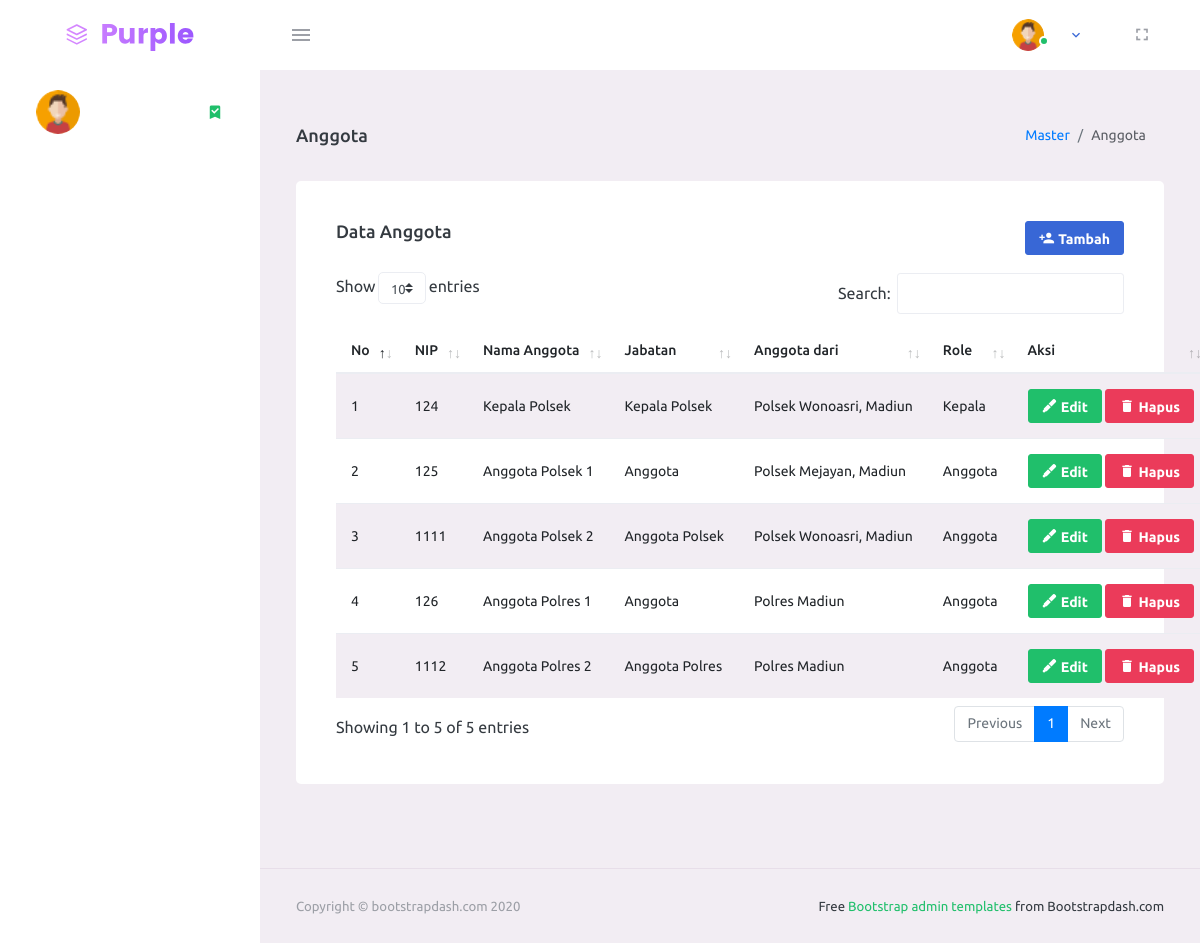
/index.php/anggota, run on the app's committed database.
### tables this page shows
CREATE TABLE `anggota_polsek` (
  `ID_ANGGOTA_POLSEK` int(11) NOT NULL,
  `ID_POLSEK` int(11) NOT NULL,
  `NIP` varchar(20) NOT NULL
);

CREATE TABLE `user` (
  `NIP` varchar(20) NOT NULL,
  `ID_ROLE` int(11) DEFAULT NULL,
  `NAMA` varchar(50) DEFAULT NULL,
  `TEMPAT_LAHIR` varchar(20) DEFAULT NULL,
  `TANGGAL_LAHIR` date DEFAULT NULL,
  `ALAMAT` varchar(100) DEFAULT NULL,
  `TELEPON` varchar(16) DEFAULT NULL,
  `FOTO` varchar(255) DEFAULT NULL,
  `JABATAN` varchar(50) DEFAULT NULL,
  `USERNAME` varchar(20) NOT NULL,
  `PASSWORD` varchar(16) DEFAULT NULL
);

CREATE TABLE `polsek` (
  `ID_POLSEK` int(11) NOT NULL,
  `ID_POLRES` int(11) DEFAULT NULL,
  `NAMA_POLSEK` varchar(100) DEFAULT NULL
);

CREATE TABLE `anggota_polres` (
  `ID_ANGGOTA_POLRES` int(11) NOT NULL,
  `ID_POLRES` int(11) NOT NULL,
  `NIP` varchar(20) NOT NULL
);

CREATE TABLE `polres` (
  `ID_POLRES` int(11) NOT NULL,
  `NAMA_POLRES` varchar(50) DEFAULT NULL
);

### application/controllers/Anggota.php (called while the page is built, shortened)
<?php
class Anggota extends CI_Controller {
    public function __construct(){
        $this->load->model('m_anggota');
    }
    public function index(){
        $data['content']            = 'anggota/all-anggota';
        $data['title']              = 'Anggota';
        $data['anggota_polsek']     = $this->m_anggota->get_all_anggota_polsek();
        $data['anggota_polres']     = $this->m_anggota->get_all_anggota_polres();
        $this->load->view('template/template', $data);
    }
}

### index.php (called while the page is built, shortened)
<?php
require_once BASEPATH.'core/CodeIgniter.php';

### application/models/M_anggota.php (called while the page is built, shortened)
<?php
class M_anggota extends CI_Model {
    public function get_all_anggota_polsek(){
        $this->db->select('*');
        $this->db->from('user');
        $this->db->join('anggota_polsek', 'anggota_polsek.nip = user.nip');
        $this->db->join('polsek', 'polsek.id_polsek = anggota_polsek.id_polsek');
        return $this->db->get()->result();
    }
    public function get_all_anggota_polres(){
        $this->db->select('*');
        $this->db->from('user');
        $this->db->join('anggota_polres', 'anggota_polres.nip = user.nip');
        $this->db->join('polres', 'polres.id_polres = anggota_polres.id_polres');
        return $this->db->get()->result();
    }
}

### application/views/anggota/all-anggota.php (the view, shortened to what this page needs)
<div class="page-header">
    <h3 class="page-title"> <?= $title ?> </h3>
    <nav aria-label="breadcrumb">
    <ol class="breadcrumb">
        <li class="breadcrumb-item"><a href="#">Master</a></li>
        <li class="breadcrumb-item active" aria-current="page">Anggota</li>
    </ol>
    </nav>
</div>
<div class="row">
    <div class="col-lg-12 grid-margin stretch-card">
    <div class="card">
        <div class="card-body">
        <div class="row">
            <div class="col-md-12">
                <div class="float-left">
                    <h4 class="card-title">Data Anggota</h4>
                </div>
                <div class="float-right">
                    <a href="<?= site_url('Anggota/tambah_anggota'); ?>" class="btn btn-sm btn-primary"><i class="mdi mdi-account-plus"></i> Tambah</a>
                </div>
            </div>
        </div><br>
        <table class="table table-striped" id="table">
            <thead>
            <tr>
                <th> No </th>
                <th> NIP </th>
                <th> Nama Anggota </th>
                <th> Jabatan </th>
                <th> Anggota dari </th>
                <th> Role </th>
                <th> Aksi </th>
            </tr>
            </thead>
            <tbody>
            <?php
                $no = 1;
                foreach($anggota_polsek as $d_a_polsek){
                    if($d_a_polsek->ID_ROLE == 1){
                        $role = 'Admin';
                    }else if($d_a_polsek->ID_ROLE == 2){
                        $role = 'Anggota';
                    }else{
                        $role = 'Kepala';
                    }
            ?>
            <tr>
                <td> <?= $no++ ?> </td>
                <td> <?= $d_a_polsek->NIP ?> </td>
                <td> <?= $d_a_polsek->NAMA ?> </td>
                <td> <?= $d_a_polsek->JABATAN ?> </td>
                <td> <?= $d_a_polsek->NAMA_POLSEK ?> </td>
                <td> <?= $role ?> </td>
                <td>
                <a href="<?= site_url('Anggota/edit_anggota/'.$d_a_polsek->NIP); ?>" class="btn btn-sm btn-success"><i class="mdi mdi-grease-pencil"></i> Edit</a>
                <a href="<?= site_url('Anggota/hapus_anggota/'.$d_a_polsek->NIP); ?>"  onclick="return confirm('Apakah anda yakin?')" class="btn btn-sm btn-danger"><i class="mdi mdi-delete"></i> Hapus</a>
                </td>
            </tr>
            <?php }?>
            <?php
                foreach($anggota_polres as $d_a_polsek){
                    if($d_a_polsek->ID_ROLE == 1){
                        $role = 'Admin';
                    }else if($d_a_polsek->ID_ROLE == 2){
                        $role = 'Anggota';
                    }else{
                        $role = 'Kepala';
                    }
            ?>
            <tr>
                <td> <?= $no++ ?> </td>
                <td> <?= $d_a_polsek->NIP ?> </td>
                <td> <?= $d_a_polsek->NAMA ?> </td>
                <td> <?= $d_a_polsek->JABATAN ?> </td>
                <td> <?= $d_a_polsek->NAMA_POLRES ?> </td>
                <td> <?= $role ?> </td>
                <td>
                <a href="<?= site_url('Anggota/edit_anggota/'.$d_a_polsek->NIP); ?>" class="btn btn-sm btn-success"><i class="mdi mdi-grease-pencil"></i> Edit</a>
                <a href="<?= site_url('Anggota/hapus_anggota/'.$d_a_polsek->NIP); ?>"  onclick="return confirm('Apakah anda yakin?')" class="btn btn-sm btn-danger"><i class="mdi mdi-delete"></i> Hapus</a>
                </td>
            </tr>
            <?php }?>
            </tbody>
        </table>
        </div>
    </div>
    </div>
</div>

### data on the page
anggota_polsek: NIP "124", NIP.NAMA "Kepala Polsek", NIP.JABATAN "Kepala Polsek", ID_POLSEK.NAMA_POLSEK "Polsek Wonoasri, Madiun", NIP.ID_ROLE "Kepala"
anggota_polsek: NIP "125", NIP.NAMA "Anggota Polsek 1", NIP.JABATAN "Anggota", ID_POLSEK.NAMA_POLSEK "Polsek Mejayan, Madiun", NIP.ID_ROLE "Anggota"
anggota_polsek: NIP "1111", NIP.NAMA "Anggota Polsek 2", NIP.JABATAN "Anggota Polsek", ID_POLSEK.NAMA_POLSEK "Polsek Wonoasri, Madiun", NIP.ID_ROLE "Anggota"
anggota_polres: NIP "126", NIP.NAMA "Anggota Polres 1", NIP.JABATAN "Anggota", ID_POLRES.NAMA_POLRES "Polres Madiun", NIP.ID_ROLE "Anggota"
anggota_polres: NIP "1112", NIP.NAMA "Anggota Polres 2", NIP.JABATAN "Anggota Polres", ID_POLRES.NAMA_POLRES "Polres Madiun", NIP.ID_ROLE "Anggota"

### other printed values
$title "Anggota"
